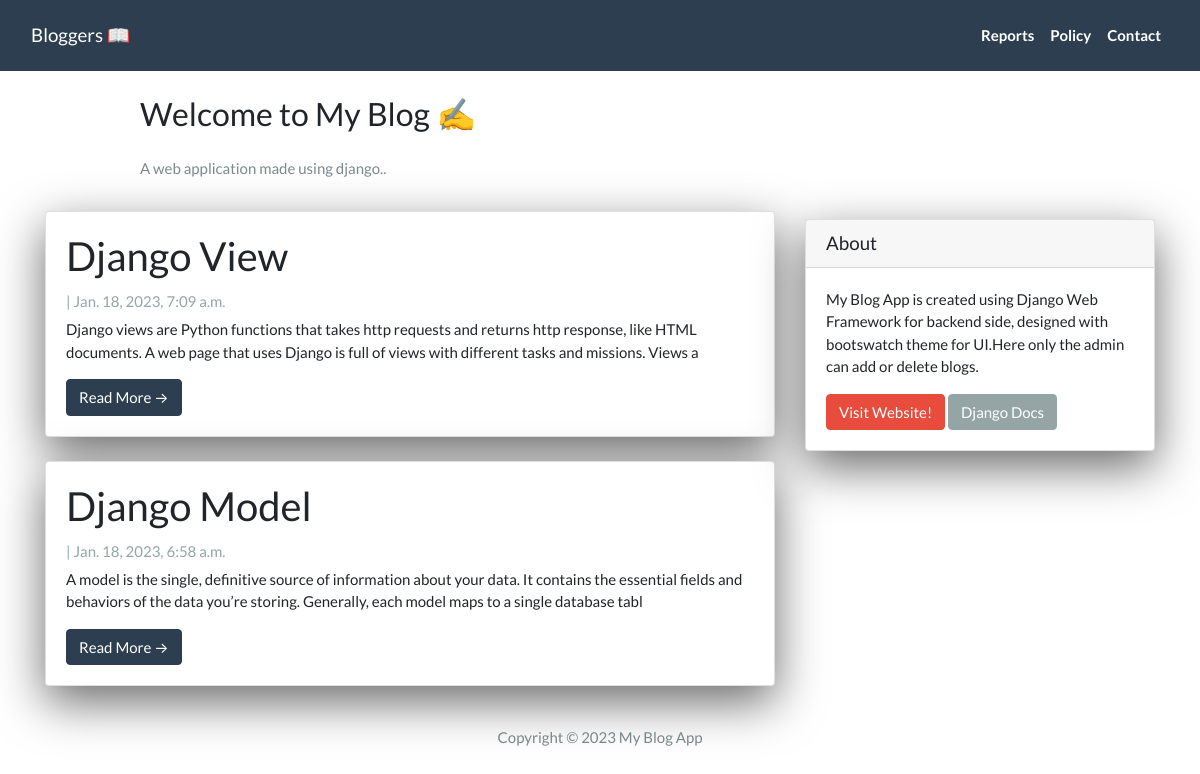
Page /blogapplication/ on the committed database.
### blogapplication/models.py (models this page shows, shortened)
class Post(models.Model):
  title =  models.CharField(max_length=200, unique=True)
  slug =   models.SlugField(max_length=200, unique=True)
  author = models.ForeignKey(User, on_delete=models.CASCADE, related_name='blog_posts')
  created_on = models.DateTimeField(auto_now_add=True)
  updated_on = models.DateTimeField(auto_now=True)
  content = models.TextField()
  status = models.IntegerField(choices=STATUS, default=0)
  class Meta:
    ordering = ['-created_on']

### blogapplication/views.py (the view)
# urls.py: path('', views.getPostData, name='getPostData'),
def getPostData(request):
  query=Post.objects.all().values()
  context={
        'data':query,
    }
  template=loader.get_template('index_blog.html')
  return HttpResponse(template.render(context, request))

### blogapplication/templates/index_blog.html (shortened to what this page needs)
{% extends "base.html" %}
{% block content %}
    <header class="masthead">
        <div class="container">
          <div class="row">
            <div class=" col-md-8 col-md-10 mx-auto">
              <div class="site-heading">
                <h3 class=" site-heading my-4 mt-3 text-black"> Welcome to My Blog ✍️ </h3>
                <p class="text-dark"> A web application made using django..</p>
              </div>
            </div>
          </div>
        </div>
      </header>
      <div class="container">
        <div class="row">
          <div class="col-md-8 mt-3 left">
            {% for post in data %}
            <div class="card mb-4">
              <div class="card-body">
                <h2 class="card-title">{{ post.title }}</h2>
                <p class="card-text text-muted h6">{{ post.author }} | {{ post.created_on}} </p>
                <p class="card-text">{{post.content|slice:":200"}}</p>
                <a href="{% url 'postFullDetail' post.slug  %}" class="btn btn-primary">Read More &rarr;</a>
              </div>
            </div>
            {% endfor %}
          </div>
          {% block sidebar %}
          {% include 'sidebar.html' %}
          {% endblock sidebar %}
        </div>
      </div>
      {%endblock%}

### blogapplication/templates/base.html (shortened to what this page needs)
<!DOCTYPE html>
<html>
<head>
  <link rel="stylesheet" href="https://stackpath.bootstrapcdn.com/bootswatch/4.5.2/flatly/bootstrap.min.css">
</head>
<body>
  <nav class="navbar navbar-expand-lg navbar-dark bg-primary" id="mainNav">
    <div class="container-fluid">
      <a class="navbar-brand" href="{% url 'getPostData' %}">Bloggers 📖 </a>
      <div class="collapse navbar-collapse" id="navbarResponsive">
        <ul class="navbar-nav ml-auto">
          <li class="nav-item text-black">
            <a class="nav-link text-black font-weight-bold" href="#">Reports</a>
          </li>
          <li class="nav-item text-black">
            <a class="nav-link text-black font-weight-bold" href="#">Policy</a>
          </li>
          <li class="nav-item text-black">
            <a class="nav-link text-black font-weight-bold" href="#">Contact</a>
          </li>
        </ul>
      </div>
    </div>
  </nav>
  {% block content %}{% endblock content %}
  <footer class="py-3 bg-grey">
    <p class="m-0 text-dark text-center ">Copyright &copy; 2023 My Blog App </p>
  </footer>
</body>
</html>

### blogapplication/templates/sidebar.html (shortened to what this page needs)
{% block sidebar %}
<div class="col-md-4 float-right ">
  <div class="card my-4">
    <h5 class="card-header">About</h5>
    <div class="card-body">
      <p class="card-text"> My Blog App is created using Django Web Framework for backend side, designed with bootswatch
        theme for UI.Here only the admin can add or delete blogs.</p>
      <a href="#" class="btn btn-danger">Visit Website!</a>
      <a href="https://docs.djangoproject.com/en/4.1/" class="btn btn-secondary">Django Docs</a>
    </div>
  </div>
</div>
{% endblock sidebar %}

### blogapplication/templates/sidebar.html (style rules this page uses)
.card { box-shadow: 0 16px 48px #6a6a6b; }

### rows in the picture
Post: title "Django View", created_on "Jan. 18, 2023, 7:09 a.m.", content "Django views are Python functions that takes http requests and returns http response, like HTML documents. A web page that uses Django is full of views with different tasks and missions. Views a"
Post: title "Django Model", created_on "Jan. 18, 2023, 6:58 a.m.", content "A model is the single, definitive source of information about your data. It contains the essential fields and behaviors of the data you’re storing. Generally, each model maps to a single database tabl"
